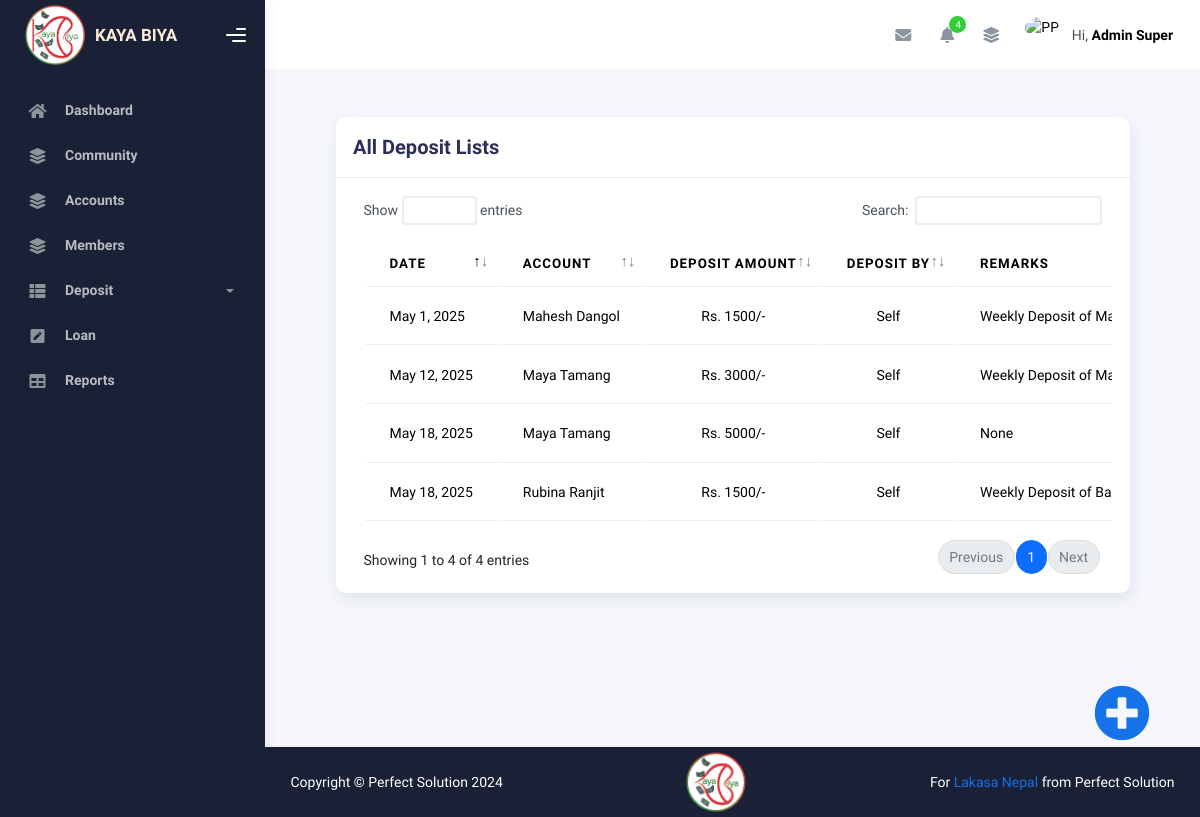
Page /deposit-list/ (signed in) on the committed database.
### deposit/models.py (models this page shows)
class Deposit(models.Model):
    date = models.DateField(default=datetime.now)
    account = models.ForeignKey(Member, on_delete=models.CASCADE)
    deposit_amount = models.PositiveIntegerField()
    deposit_by = models.CharField(max_length=50, default="Self")
    remarks = models.CharField(max_length=100, blank=True, null=True)

### member/models.py (models this page shows, shortened)
class Member(models.Model):
    MARITAL_STATUS = [
        ('Single', 'Single'),
        ('Married', 'Married'),
    ]
    GENDER = [
        ('Male', 'Male'),
        ('Female', 'Female'),
        ('Other', 'Other'),
    ]
    STATUS = [
        ('Active', 'Active'),
        ('Inactive', 'Inactive'),
    ]
    MEMBER_TYPE = [
        ('General', 'General'),
        ('Executive', 'Executive'),
    ]
    ROLE_CHOICES = [
        ('Member', 'Member'),
        ('Community-Head', 'Community-Head'),
        ('Executive', 'Executive'),
    ]
    username = models.OneToOneField(User, on_delete=models.CASCADE)
    role = models.CharField(max_length=20, choices=ROLE_CHOICES, default='Member')
    community = models.ForeignKey(Community, on_delete=models.CASCADE, blank=True, null=True, related_name='community_members')
    membership_id = models.CharField(max_length=20, blank=True, null=True)
    grand_parent = models.CharField(max_length=20, blank=True, null=True)
    parent = models.CharField(max_length=20, blank=True, null=True)
    spouse = models.CharField(max_length=20, blank=True, null=True)
    gender = models.CharField(max_length=6, choices=GENDER, null=True, blank=True)
    dob = models.DateField(null=True, blank=True)
    marital_status = models.CharField(
        max_length=7, choices=MARITAL_STATUS, null=True, blank=True
    )
    mobile = models.CharField(max_length=10, blank=True)
    address = models.CharField(max_length=50, null=True, blank=True)
    ward = models.CharField(max_length=3, null=True, blank=True)
    house_number = models.CharField(max_length=10, blank=True)
    citizenship_number = models.CharField(max_length=10, blank=True)
    join_date = models.DateField(null=True, blank=True)
    profile_picture = models.ImageField(upload_to="profile/", blank=True, null=True)
    citizen_copy = models.ImageField(upload_to="citizen/", blank=True, null=True)
    status = models.CharField(max_length=8, choices=STATUS, default="Active")
    age = models.IntegerField(null=True, blank=True)
    member_id = models.CharField(max_length=6, unique=True, blank=True)
    def __str__(self):
        return str(self.username.get_full_name())

### deposit/views.py (the view)
# urls.py: path("deposit-list/", views.DepositView.as_view(), name="deposit_list"),
class DepositView(ListView):
    model = Deposit
    template_name = "deposit/deposit_list.html"
    def get_context_data(self, **kwargs):
        context = super().get_context_data(**kwargs)
        login_user = self.request.user
        is_community_head = Community.objects.filter(community_head=login_user)
        context["is_community_head"] = is_community_head.exists()
        if login_user.is_staff:
            context["deposits"] = Deposit.objects.all()
        elif is_community_head.exists():
            members = Member.objects.filter(community__in=is_community_head)
            print(members)
            context["deposits"] = Deposit.objects.filter(account__in=members)
        else:
            member = Member.objects.get(username=login_user)
            context["deposits"] = Deposit.objects.filter(account=member)
        return context

### templates/deposit/deposit_list.html (shortened to what this page needs)
{% extends 'base/base.html' %}
{% load static %}
{% block content %}
  <div class="container">
    <div class="page-inner">
      <div class="row">
        <div class="col-md-12">
          <div class="card">
            <div class="card-header">
              <h4 class="card-title">All Deposit Lists</h4>
            </div>
            <div class="card-body">
              <div class="table-responsive">
                <table id="multi-filter-select" class="display table table-hover">
                  <thead>
                    <tr>
                      <th>Date</th>
                      <th>Account</th>
                      <th>Deposit Amount</th>
                      <th>Deposit By</th>
                      <th>Remarks</th>
                    </tr>
                  </thead>
                  <tbody id="deposit_list">
                    {% include 'deposit/htmx_deposit_list.html' %}
                  </tbody>
                </table>
              </div>
            </div>
          </div>
        </div>
      </div>
    </div>
  </div>
  {% if user.is_staff or is_community_head %}
  <div class="fixed-action-btn btn-outline-link">
    <a href="{% url 'deposit_create' %}" class="btn-floating btn-icon-prepend" title="Add New Deposit"><i class="fas fa-plus-circle"></i></a>
  </div>
  {% endif %}
{% endblock %}

### templates/base/navbar_top.html (shortened to what this page needs)
{% load static %}
<div class="main-header">
  <nav class="navbar navbar-header navbar-header-transparent navbar-expand-lg border-bottom">
    <div class="container-fluid">
      <ul class="navbar-nav topbar-nav ms-md-auto align-items-center">
        <li class="nav-item topbar-icon dropdown hidden-caret">
          <a class="nav-link dropdown-toggle" href="#" id="messageDropdown" role="button" data-bs-toggle="dropdown" aria-haspopup="true" aria-expanded="false"><i class="fa fa-envelope"></i></a>
        </li>
        <li class="nav-item topbar-icon dropdown hidden-caret">
          <a class="nav-link dropdown-toggle" href="#" id="notifDropdown" role="button" data-bs-toggle="dropdown" aria-haspopup="true" aria-expanded="false">
            <i class="fa fa-bell"></i>
            <span class="notification">4</span>
          </a>
        </li>
        <li class="nav-item topbar-icon dropdown hidden-caret">
          <a class="nav-link" data-bs-toggle="dropdown" href="#" aria-expanded="false"><i class="fas fa-layer-group"></i></a>
        </li>
        <li class="nav-item topbar-user dropdown hidden-caret">
          <a class="dropdown-toggle profile-pic" data-bs-toggle="dropdown" href="#" aria-expanded="false">
            <div class="avatar-sm">
              <img src="{% static 'assets/image/profile_male.jpg' %}" alt="PP" class="avatar-img rounded-circle" />
            </div>
            <span class="profile-username">
              <span class="op-7">Hi,</span>
              <span class="fw-bold">{{user.get_full_name|title}}</span>
            </span>
          </a>
        </li>
      </ul>
    </div>
  </nav>
</div>

### templates/deposit/htmx_deposit_list.html (shortened to what this page needs)
{% if deposits %}
    {% for deposit in deposits %}
      <tr>
        <td>{{ deposit.date }}</td>
        <td>{{ deposit.account|title }}</td>
        <td class="text-center">Rs. {{ deposit.deposit_amount }}/-</td>
        <td class="text-center">{{ deposit.deposit_by }}</td>
        <td>{{ deposit.remarks }}</td>
      </tr>
    {% endfor %}
{% endif %}

### static/assets/css/extra.css (style rules this page uses)
.fixed-action-btn { position: fixed; right: 50px; bottom: 60px; }
.fixed-action-btn a.btn-floating { width: 100px; height: 100px; line-height: 56px; }
.fixed-action-btn a.btn-floating i { font-size: 56px; line-height: 56px; }

### rows in the picture
Deposit: date "May 1, 2025", account "Mahesh Dangol", deposit_amount "1500", deposit_by "Self", remarks "Weekly Deposit of…"
Deposit: date "May 18, 2025", account "Maya Tamang", deposit_amount "5000", deposit_by "Self", remarks "None"
Deposit: date "May 12, 2025", account "Maya Tamang", deposit_amount "3000", deposit_by "Self", remarks "Weekly Deposit of…"
Deposit: date "May 18, 2025", account "Rubina Ranjit", deposit_amount "1500", deposit_by "Self", remarks "Weekly Deposit of…"

### other values in the picture
{{ user.get_full_name|title }} "Admin Super"
